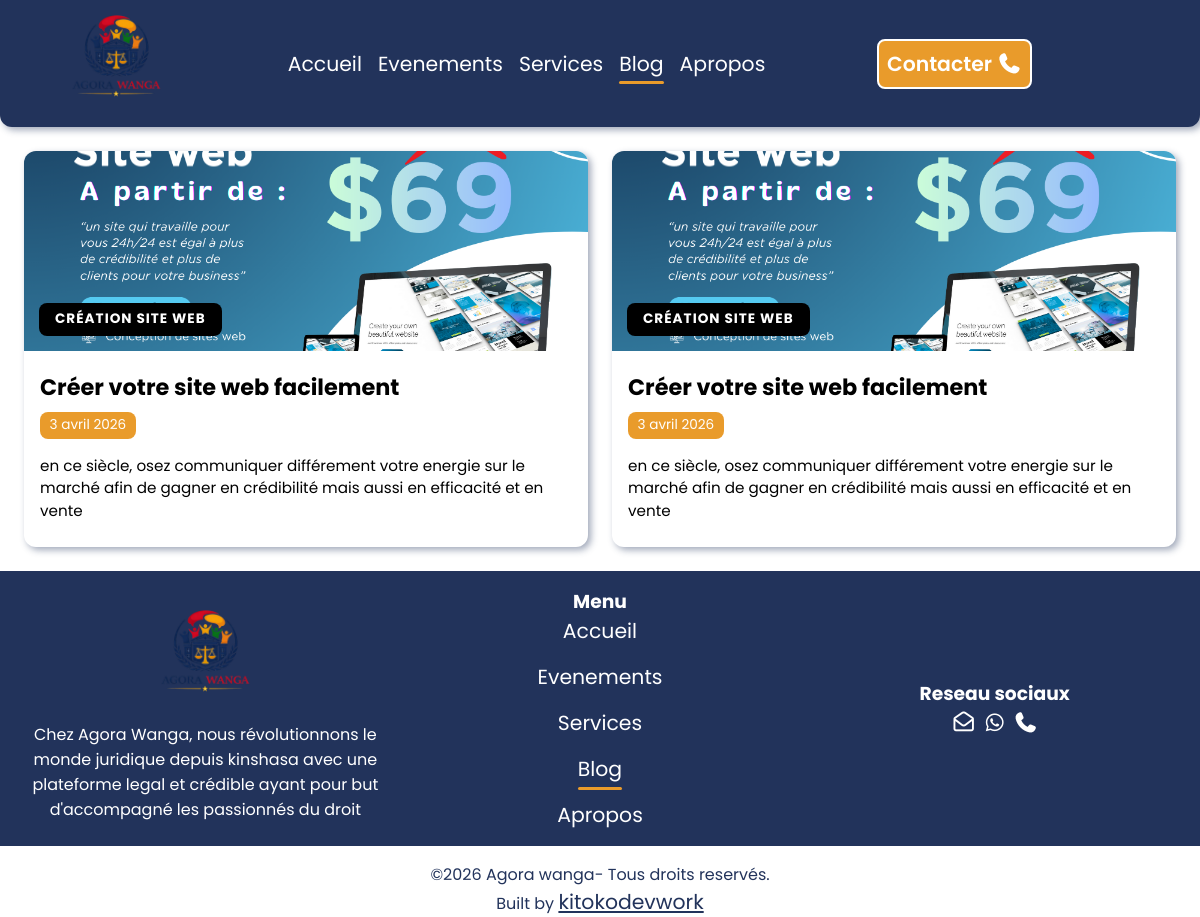
The page /Blog/ on the database its author committed.
### gestAGORA/models.py (models this page shows, shortened)
class Actus(models.Model):
    IdAct=models.AutoField(primary_key=True)
    img=models.ImageField(upload_to='actus/', default='actus/')
    mot_cle=models.CharField(max_length=100, default='kkk')
    titre=models.CharField(max_length=100, default='kkk')
    datepubliee=models.DateField(auto_created=True, default='23/12/2007')
    description=models.CharField(max_length=200, default='kkk')

### gestAGORA/views.py (the view)
# urls.py: path('Blog/', views.blog, name="blog"),
def blog(request):
    actus=Actus.objects.all()
    return render(request,'pages/Blog.html',{'Actus':actus})

### templates/pages/Blog.html (shortened to what this page needs)
{% extends "base.html" %}
{% block navlinks %}
    <li><a href="{% url "Accueil" %}">Accueil</a></li>
    <li><a href="{% url "evenement" %}">Evenements</a></li>
    <li><a href="{% url "services" %}" >Services</a></li>
    <li><a href="{% url "blog" %}"class="active">Blog</a></li>
    <li><a href="{% url "Apropos" %}">Apropos</a></li>
{% endblock navlinks %}
{% block section %}
    <section class="actualites">
        <div class="boxs">
            {% for actu in Actus  %}
                <div class="box">
                    <div class="img">
                    <img src="{{actu.img.url}}" alt="{{actu.titre}}">
                    <div class="absolute_text">
                        <p>{{actu.mot_cle}}</p>
                    </div>
                    </div>
                    <h3>{{actu.titre}}</h3>
                    <p class="datepubliee">{{actu.datepubliee}}</p>
                    <p>{{actu.description}}</p>
                </div>
                {% empty %}
                <p>Aucun élément disponible</p>
            {% endfor %}
        </div>
    </section>
{% endblock section %}
{% block links %}
    <a href="{% url "Accueil" %}">Accueil</a>
    <a href="{% url "evenement" %}">Evenements</a>
    <a href="{% url "services" %}" >Services</a>
    <a href="{% url "blog" %}" class="active">Blog</a>
    <a href="{% url "Apropos" %}">Apropos</a>
{% endblock links %}

### static/style/style.css (style rules this page uses)
:root { --font-family: 'Poppins','Sans-serif'; --border-rad-little:8px; --border-rad-normal:12px; --border-rad-circle:50%; --primary-color:#22335b; --secondary-color:#e99b2b; --bg-color:#ffffff; --txt-color:#000; --h-color:#fff; --shadow-props:3px 3px 7px rgba(34, 51, 91, 0.422); --padding-box:1rem; }
* { box-sizing: border-box; color: var(--txt-color); padding: 0; margin: 0; outline: none; list-style-type: none; text-decoration: none; font-family: var(--font-family); }
body { width: 100%; height: 100%; background: var(--bg-color); overflow-x: hidden; }
nav ul li a,a,i { color: var(--h-color); font-size: clamp(1rem,1.7vw,1.5rem); }
nav ul li a { position: relative; }
nav ul li a::before { content: ''; position: absolute; bottom: -6px; left:0; height:3px; width:0; background:var(--secondary-color); border-radius: var(--border-rad-normal); -webkit-border-radius: var(--border-rad-normal); -moz-border-radius: var(--border-rad-normal); -ms-border-radius: var(--border-rad-normal); -o-border-radius: var(--border-rad-normal); }
.active { position: relative; }
.active::before { content: ''; position: absolute; bottom: -6px; left:0; height:3px; width:100%; background:var(--secondary-color); border-radius: var(--border-rad-normal); -webkit-border-radius: var(--border-rad-normal); -moz-border-radius: var(--border-rad-normal); -ms-border-radius: var(--border-rad-normal); -o-border-radius: var(--border-rad-normal); }
.datepubliee { background: var(--secondary-color); padding:.4rem; border-radius: var(--border-rad-little); -webkit-border-radius: var(--border-rad-little); -moz-border-radius: var(--border-rad-little); -ms-border-radius: var(--border-rad-little); -o-border-radius: var(--border-rad-little); color:var(--h-color); width:fit-content; }
.actualites .boxs { display: grid; grid-template-columns: repeat(auto-fit, minmax(280px, 1fr)); gap: 1.5rem; padding: 1.5rem; }
.actualites .boxs .box { display: flex; flex-direction: column; background: var(--bg-color); box-shadow: var(--shadow-props); border-radius: var(--border-rad-normal); -webkit-border-radius: var(--border-rad-normal); -moz-border-radius: var(--border-rad-normal); -ms-border-radius: var(--border-rad-normal); -o-border-radius: var(--border-rad-normal); overflow: hidden; transition: transform 0.3s ease; }
.actualites .boxs .box .img { position: relative; width: 100%; height: 200px; }
.actualites .boxs .box .img img { width: 100%; height: 100%; object-fit: cover; }
.actualites .boxs .box .img .absolute_text { position: absolute; bottom: 15px; left: 15px; }
.actualites .boxs .box .img .absolute_text p { background: var(--txt-color); color: var(--h-color); padding: 0.4rem 1rem; font-weight: 700; font-size: 0.85rem; border-radius: var(--border-rad-little); -webkit-border-radius: var(--border-rad-little); -moz-border-radius: var(--border-rad-little); text-transform: uppercase; letter-spacing: 1px; }
.actualites .boxs .box h3 { padding: 1.2rem 1rem 0.5rem; color: var(--txt-color); font-size: 1.4rem; }
.actualites .boxs .box .datepubliee { margin: 0 1rem 1rem; font-size: 0.85rem; color: var(--h-color); background: var(--secondary-color); width: fit-content; padding: 0.2rem 0.6rem; border-radius: var(--border-rad-little); -webkit-border-radius: var(--border-rad-little); -moz-border-radius: var(--border-rad-little); }
.actualites .boxs .box p:last-child { padding: 0 1rem 1.5rem; color: var(--txt-color); font-size: 0.95rem; line-height: 1.5; flex-grow: 1; }

### static/style/media.css (style rules this page uses)
:root { --font-family: 'Poppins','Sans-serif'; --border-rad-little:8px; --border-rad-normal:12px; --border-rad-circle:50%; --primary-color:#22335b; --secondary-color:#e99b2b; --bg-color:#ffffff; --txt-color:#000; --h-color:#fff; --shadow-props:3px 3px 7px rgba(34, 51, 91, 0.422); --padding-box:1rem; }

### rows shown on the page
Actus: img (picture), mot_cle "CRÉATION SITE WEB", titre "Créer votre site web facilement", datepubliee "3 avril 2026", description "en ce siècle, osez communiquer différement votre energie sur le marché afin de gagner en crédibilité mais aussi en efficacité et en vente"
Actus: img (picture), mot_cle "CRÉATION SITE WEB", titre "Créer votre site web facilement", datepubliee "3 avril 2026", description "en ce siècle, osez communiquer différement votre energie sur le marché afin de gagner en crédibilité mais aussi en efficacité et en vente"
